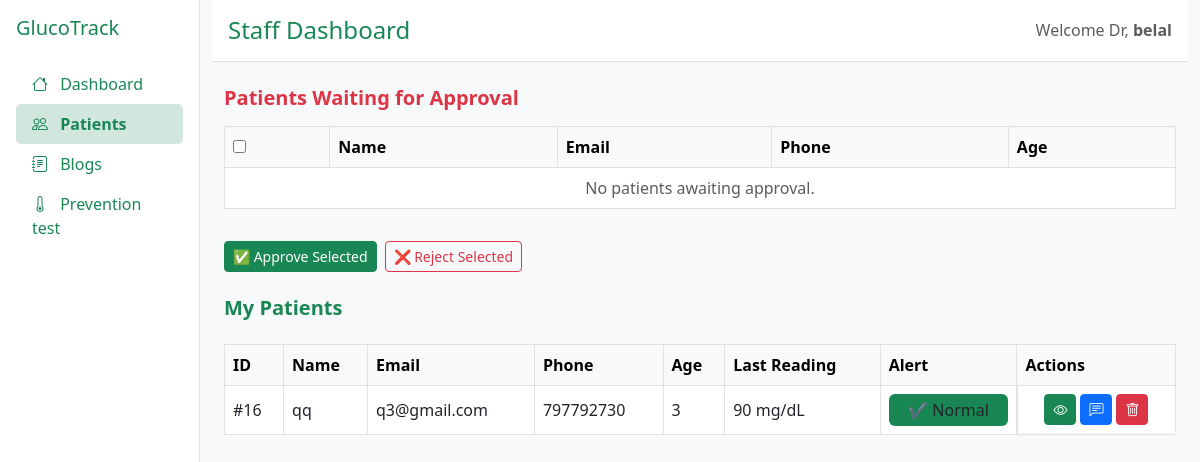
The page /medical_staff_patients/ (signed in) on the database its author committed.
### homepage/models.py (models this page shows, shortened)
class CustomUser(AbstractBaseUser, PermissionsMixin):
    email = models.EmailField(unique=True,null=False)
    username = models.CharField(max_length=100,null=False)
    phone = models.IntegerField()
    is_staff = models.BooleanField(default=False)         # صلاحية admin
    is_active = models.BooleanField(default=True)
    is_medical_staff = models.BooleanField(default=False) # هل هو موظف طبي
    objects = CustomUserManager()
    USERNAME_FIELD = 'email'
    REQUIRED_FIELDS = ['username','phone']
    def __str__(self):
        return self.username
    class Meta:
        verbose_name = "all User"
        verbose_name_plural = "all Users"

class PatientProfile(models.Model):
    user = models.OneToOneField(CustomUser, on_delete=models.CASCADE)
    doctor = models.ForeignKey(MedicalStaffProfile, on_delete=models.SET_NULL, null=True, blank=True, related_name='patients')
    age = models.PositiveIntegerField()
    gender = models.CharField(max_length=10, choices=[('Male', 'Male'), ('Female', 'Female')])
    finger_id  = models.IntegerField(null=True, blank=True)
    phone = models.IntegerField()
    is_approved = models.BooleanField(default=False)  # جديد
    date_of_birth = models.DateField(max_length=20,null=True, blank=True)
    diabetes_type = models.CharField(max_length=50, choices=[
        ('Type 1', 'Type 1'),
        ('Type 2', 'Type 2'),
        ('Gestational', 'Gestational')
    ])

### patient_blood/models.py (models this page shows, shortened)
class AddEntry(models.Model):
    patient = models.ForeignKey(PatientProfile, on_delete=models.CASCADE)
    blood_sugar = models.PositiveIntegerField()
    date = models.DateField()
    reading_type = models.CharField(max_length=50, choices=[
        ('Fasting', 'Fasting'),
        ('Random', 'Random'),
        ('After Meal', 'After Meal')
    ])
    note = models.TextField(blank=True, null=True)
    seen_by_doctor = models.BooleanField(default=False)  # ✅ جديد
    class Meta:
        verbose_name = "all Entry"
        verbose_name_plural = "all Entry"

### medical_staff_patients/views.py (the view)
# urls.py: path('medical_staff_patients/',include('medical_staff_patients.urls')),
@login_required(login_url='login')
def medical_staff_patients(request):
    doctor = request.user.medicalstaffprofile
    patients = PatientProfile.objects.filter(doctor=doctor).select_related('user')
    approved_patients = patients.filter(is_approved=True)
    pending_patients = patients.filter(is_approved=False)
    latest_dates = AddEntry.objects.filter(patient__in=patients)\
        .values('patient_id')\
        .annotate(latest_date=Max('date'))
    latest_readings = {
    item['patient_id']: AddEntry.objects
        .filter(patient_id=item['patient_id'], date=item['latest_date'])
        .order_by('id')  # أو بأي ترتيب بدك إياه
        .first()
    for item in latest_dates
}
    return render(request, 'Medical/patients.html', {
        'patients': patients,
        'latest_readings': latest_readings,
        'pending_patients': pending_patients,
        'approved_patients': approved_patients
    })

### medical_staff_patients/templatetags/custom_tags.py (called while the page is built)
@register.filter
def dict_get(d, key):
    return d.get(key)

### templates/Medical/Patients.html (shortened to what this page needs)
{% load static %}
{% load custom_tags %}
<!DOCTYPE html>
<html lang="en">
<head>
</head>
<body>
  <div class="container-fluid">
    <div class="row">
      {% include 'Medical/sidebar.html' %}
      <main class="col-md-10">
        <div class="header p-3 d-flex justify-content-between align-items-center">
          <h4 class="mb-0 text-success">Staff Dashboard</h4>
          <div class="text-muted">Welcome Dr, <strong>{{ request.user }}</strong></div>
        </div>
        <div class="container py-4">
         <h5 class="text-danger fw-bold mb-3">Patients Waiting for Approval</h5>
         <form method="post" action="{% url 'bulk_patient_action' %}">
           <div class="table-responsive mb-3">
             <table class="table table-bordered align-middle">
               <thead class="table-light">
                 <tr>
                   <th><input type="checkbox" id="select-all"></th>
                   <th>Name</th>
                   <th>Email</th>
                   <th>Phone</th>
                   <th>Age</th>
                 </tr>
               </thead>
               <tbody>
                 {% for patient in pending_patients %}
                   <tr>
                     <td><input type="checkbox" name="selected_patients" value="{{ patient.id }}"></td>
                     <td>{{ patient.user.username }}</td>
                     <td>{{ patient.user.email }}</td>
                     <td>{{ patient.phone }}</td>
                     <td>{{ patient.age }}</td>
                   </tr>
                 {% empty %}
                   <tr>
                     <td colspan="6" class="text-center text-muted">No patients awaiting approval.</td>
                   </tr>
                 {% endfor %}
               </tbody>
             </table>
           </div>
  <div class="mb-4 d-flex gap-2">
    <button type="submit" name="action" value="approve" class="btn btn-success btn-sm">✅ Approve Selected</button>
    <button type="submit" name="action" value="reject" class="btn btn-outline-danger btn-sm">❌ Reject Selected</button>
  </div>
</form>
          <div class="d-flex justify-content-between align-items-center mb-3">
            <h5 class="text-success fw-bold">My Patients</h5>
          </div>
          <div class="table-responsive">
            <table class="table table-hover table-bordered align-middle w-100">
              <thead class="table-light">
                <tr>
                  <th>ID</th>
                  <th>Name</th>
                  <th>Email</th>
                  <th>Phone</th>
                  <th>Age</th>
                  <th>Last Reading</th>
                  <th>Alert</th>
                  <th>Actions</th>
                </tr>
              </thead>
              <tbody>
                {% for patient in approved_patients %}
                  <tr>
                    <td>#{{ patient.id }}</td>
                    <td>{{ patient.user.username }}</td>
                    <td>{{ patient.user.email }}</td>
                    <td>{{ patient.phone }}</td>
                    <td>{{ patient.age }}</td>
                    <td>
                      {% with reading=latest_readings|dict_get:patient.id %}
                        {% if reading %}
                          {{ reading.blood_sugar }} mg/dL
                        {% else %}
                          <span class="text-muted">N/A</span>
                        {% endif %}
                      {% endwith %}
                    </td>
                    <td>
                      {% with reading=latest_readings|dict_get:patient.id %}
                        {% if reading %}
                          {% if reading.blood_sugar > 180 %}
                            <span class="rounded-2 p-1 d-flex justify-content-center bg-danger">⚠️ High</span>
                          {% elif reading.blood_sugar < 70 %}
                            <span class="rounded-2 p-1 d-flex justify-content-center bg-warning">⚠️ Low</span>
                          {% else %}
                            <span class="rounded-2 p-1 d-flex justify-content-center bg-success">✔ Normal</span>
                          {% endif %}
                        {% else %}
                          <span class="text-muted">N/A</span>
                        {% endif %}
                      {% endwith %}
                    </td>
                    <td class="d-flex justify-content-center">
                      <a href="{% url 'patient_detail' patient.id %}" class="btn btn-sm btn-success me-1">
                        <i class="bi bi-eye"></i>
                      </a>
                      <a href="{% url 'chat' patient.user.id %}" class="btn btn-sm btn-primary me-1">
                        <i class="bi bi-chat-left-text"></i>
                      </a>
                      <form method="post" action="{% url 'delete_patient' patient.id %}" onsubmit="return confirm('Are you sure you want to dismiss this patient?');">
                        <button type="submit" class="btn btn-sm btn-danger">
                          <i class="bi bi-trash"></i>
                        </button>
                      </form>
                    </td>
                  </tr>
                {% empty %}
                  <tr><td colspan="8" class="text-center text-muted">No approved patients found.</td></tr>
                {% endfor %}
              </tbody>
            </table>
          </div>
        </div>
      </main>
    </div>
  </div>
</body>
</html>

### static/css/adminstyle.css (style rules this page uses)
body { background-color: #f8f9fa; }
.header { background-color: #ffffff; border-bottom: 1px solid #dee2e6; }
table { table-layout: auto; }

### rows shown on the page
CustomUser: user "belal"
PatientProfile: id "16", user.username "qq", user.email "q3@gmail.com", phone "797792730", age "3"
AddEntry: blood_sugar "90"
